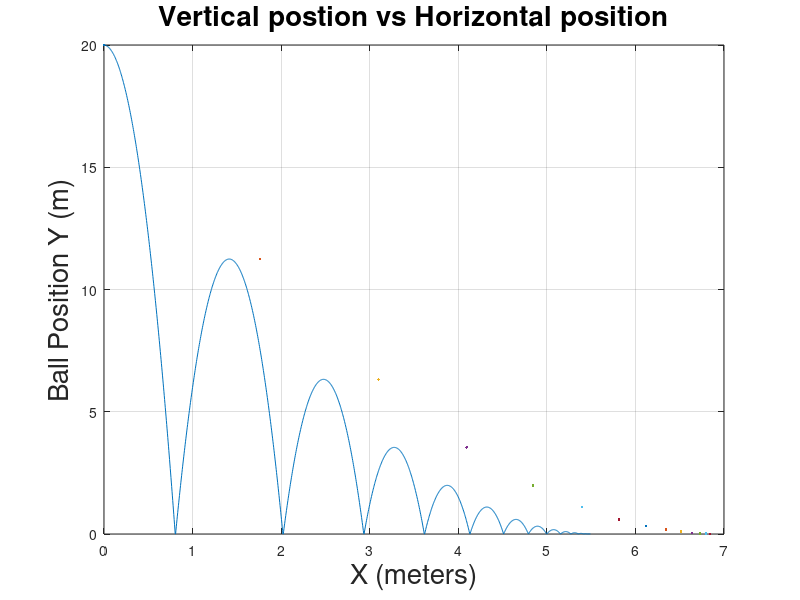

The MATLAB script that drew this image: (Note: this script raises an error after producing the figure.)
% Demo to simulate a bouncing ball.
clc;    % Clear the command window.
fprintf('Beginning to run %s.m.\n', mfilename);
close all;  % Close all figures (except those of imtool.)
clear;  % Erase all existing variables. Or clearvars if you want.
workspace;  % Make sure the workspace panel is showing.
format long g;
format compact;
fontSize = 20;

h0 = 20;	% Initial drop height in meters.
vy = 0;		% Initial y velocity in m/sec.
vx = 0.5;		% Initial x velocity in m/sec.
g = 9.8;	% Gravitational acceleration in m/s^2;
t = 0;		% Initial time when dropped
dt = 0.01;	% Delta time in seconds.
rho = 0.75;	% Velocity reduction factor.  Velocity reduces this much after a bounce.
gamma = 0.8; % damping rate for horizontal velocity
peakHeight = h0;	% Initial drop height in meters.
h = h0;		% Instantaneous height.
hstop = 0.01;	% Height at which if the peak height after a bounce is less than this, stop the simulation.
% Preallocate arrays for time and height.  Make them plenty large - we will crop to the final size later.
T = 0 : dt : 1000;
H = zeros(1, length(T));
x = vx * T;

% Setup a failsafe.  Don't do more than this number of iterations or else we might have an infinite loop.  This will prevent that.
maxIterations = 100000;		
loopCounter = 1;
while (peakHeight > hstop) && (loopCounter < maxIterations)
	% Compute new height.
	hNew = h + vy * dt - 0.5 * g * dt ^ 2;
	% 	fprintf('After iteration %d, time %f, hmax = %f.\n', loopCounter, T(loopCounter), hNew);
	if(hNew<0)
		% Ball hit the ground.
		
		% Find index of last time h was 0
		lastBounceIndex = find(H(1 : loopCounter-1) == 0, 1, 'last');
		if isempty(lastBounceIndex)
			% If it hasn't bounced yet, start looking from the beginning.
			lastBounceIndex = 1;
		end
		% Compute the greatest height since the last bounce, or the initial release.
		[peakHeight, index] = max(H(lastBounceIndex : end)); % Record height
		% Find time when it was at that height.
		tMax = T(index + lastBounceIndex - 1);
		xMax = x(index + lastBounceIndex - 1);
		plot(xMax, peakHeight,'LineWidth', 2);
		hold on;
		fprintf('After iteration %d, time %f, hmax = %f, xMax = %f.\n', loopCounter, tMax, peakHeight, xMax);
		
		% Reflect it up.  For example, if at this time,
		% the ball was going to be at -4 (with no ground in the way)
		% Now, after bouncing, it would be at +4 above the ground.
		h = 0; %abs(hNew);
		vy = -vy * rho;
		
	else
		% Ball is falling or rising.
		vy = vy - g*dt;
		h = hNew;
	end
	H(loopCounter) = h;
	loopCounter = loopCounter + 1;
end
% Crop times.
T = T(1 : loopCounter - 1);
x = gamma*vx * T;
H = H(1 : loopCounter - 1);
% Plot the trajectory.
plot(x, H);
grid on;
xlabel('X (meters)', 'FontSize', fontSize)
ylabel('Ball Position Y (m)', 'FontSize', fontSize)
title('Vertical postion vs Horizontal position', 'FontSize', fontSize)
[a,b] = ginput;   % click on the location you want+ Return
text(a,b,'Horizontal Damping Rate = 0.8, COR = 0.75');

figure
plot(T,x);
grid on;
xlabel('Time (sec)', 'FontSize', fontSize)
ylabel('X (meters)', 'FontSize', fontSize)
title('Horizontal position wrt Time', 'FontSize', fontSize)
[a,b] = ginput;   % click on the location you want+ Return
text(a,b,'Horizontal Damping Rate = 0.8');

figure
plot(T,H);
grid on;
xlabel('Time (sec)', 'FontSize', fontSize)
ylabel('Y (meters)', 'FontSize', fontSize)
title('Vertical position wrt Time','FontSize', fontSize)
[a,b] = ginput;   % click on the location you want+ Return
text(a,b,'Coeff of Restitution = 0.75');

